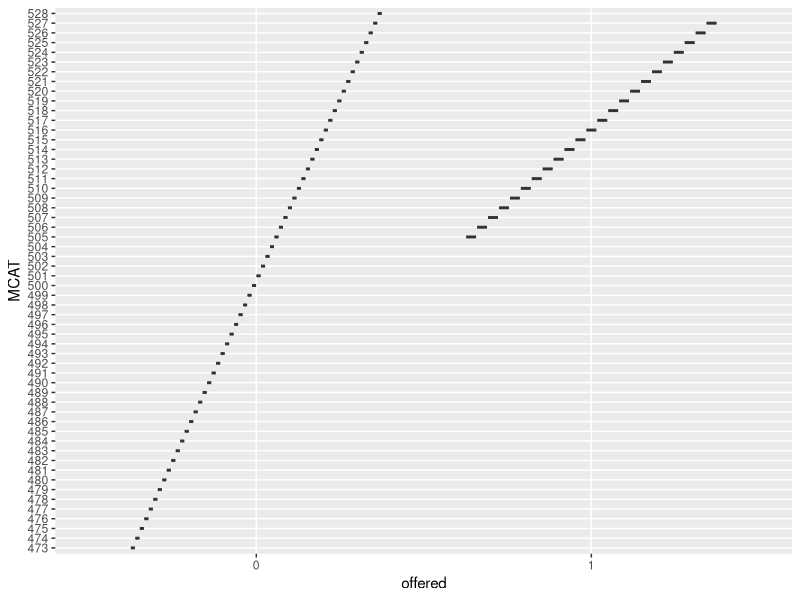
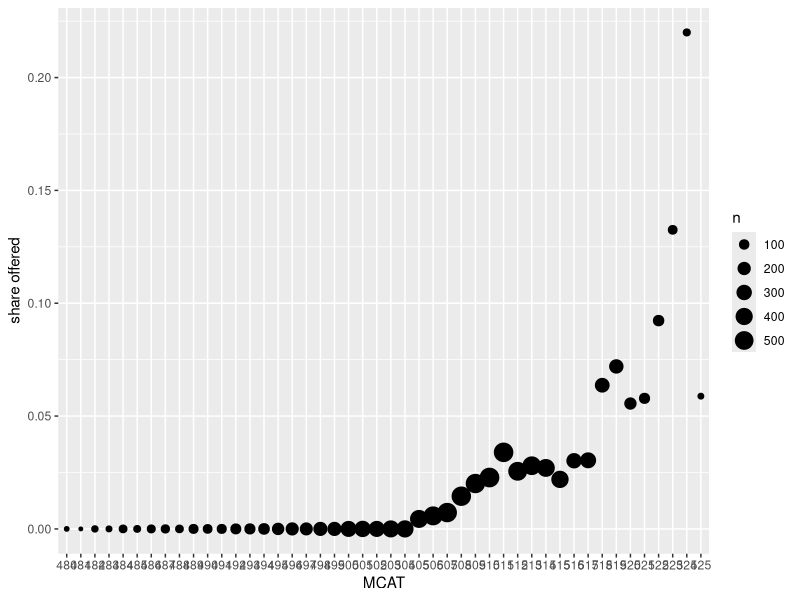

Generate these figures, in order, with R: (Note: this script raises an error after producing the figures.)
library(tidyverse)

apps <- read.csv("../data/dell_med_admissions.csv", fileEncoding = "UTF-8-BOM",
                 na.strings = c("", "[REDACTED]")) %>%
  filter(!is.na(Admissions_Status)) %>%
  transmute(cycle = Admissions_Cycle,
            status = trimws(Admissions_Status),
            sex = Gender,
            ethnicity = TMDSASEthnicity,
            mcat = MCAT2015,
            gpa_overall = Overall_GPA,
            gpa_undergrad = Urg_Overall,
            gpa_undergrad_sci = UrgSci_GPA,
            gpa_grad = Grad_GPA)

dim(apps)
head(apps)

xtabs(~ status, data = apps)

apps <- apps %>%
  filter(status != "Withdrew Application before Offer") %>%
  mutate(offered = ifelse(status %in% c("Offered Admissions and Matriculated",
                                        "Declined Offer of Admissions",
                                        "Withdrew Application after Acceptance"), 1, 0))

xtabs(~ status + offered, data = apps)
mean(apps$offered)

summary(apps$mcat)
summary(apps$gpa_undergrad)

apps <- apps %>% filter(mcat >= 472, gpa_undergrad > 0)
nrow(apps)

ggplot(apps, aes(x = factor(offered), y = mcat)) +
  geom_boxplot() +
  labs(x = "offered", y = "MCAT")

apps %>%
  group_by(mcat) %>%
  summarise(n = n(), rate = mean(offered)) %>%
  filter(n >= 20) %>%
  ggplot(aes(x = mcat, y = rate)) +
  geom_point(aes(size = n)) +
  labs(x = "MCAT", y = "share offered")

model1 <- glm(offered ~ mcat, data = apps, family = binomial)
summary(model1)

exp(coef(model1))
exp(5 * coef(model1)["mcat"])

predict(model1, data.frame(mcat = c(505, 510, 515, 520, 525)), type = "response")

grid <- data.frame(mcat = seq(min(apps$mcat), max(apps$mcat), by = 0.5))
grid$p <- predict(model1, grid, type = "response")
ggplot(apps, aes(x = mcat, y = offered)) +
  geom_jitter(height = 0.03, width = 0.3, alpha = 0.1) +
  geom_line(data = grid, aes(x = mcat, y = p), colour = "red", linewidth = 1) +
  labs(x = "MCAT", y = "P(offered)")

phat1 <- predict(model1, type = "response")
pred1 <- ifelse(phat1 >= 0.5, 1, 0)
mean(pred1 == apps$offered)
mean(apps$offered == 0)
xtabs(~ pred1 + apps$offered)

pred1b <- ifelse(phat1 >= 0.05, 1, 0)
mean(pred1b == apps$offered)
xtabs(~ pred1b + apps$offered)
xtabs(~ pred1b + apps$offered) %>% prop.table(2)

model2 <- glm(offered ~ mcat + gpa_undergrad + gpa_undergrad_sci,
              data = apps, family = binomial)
summary(model2)
exp(0.1 * coef(model2)[c("gpa_undergrad", "gpa_undergrad_sci")])
cor(apps$gpa_undergrad, apps$gpa_undergrad_sci)

apps <- apps %>%
  filter(!is.na(ethnicity), ethnicity != "International", sex %in% c("Female", "Male")) %>%
  mutate(ethnicity = relevel(factor(ethnicity), ref = "White/Caucasian"),
         cycle = factor(cycle))

xtabs(~ ethnicity + offered, data = apps) %>% prop.table(1)
xtabs(~ sex + offered, data = apps) %>% prop.table(1)

model3 <- glm(offered ~ mcat + gpa_undergrad + sex + ethnicity + cycle,
              data = apps, family = binomial)
summary(model3)
exp(coef(model3))

model3b <- glm(offered ~ mcat + gpa_undergrad + sex + cycle,
               data = apps, family = binomial)
anova(model3b, model3, test = "Chisq")

applicant <- expand.grid(mcat = 512, gpa_undergrad = 3.8, sex = "Female",
                         cycle = "2022", ethnicity = levels(apps$ethnicity))
applicant$p <- predict(model3, applicant, type = "response")
applicant

applicant2 <- expand.grid(mcat = c(505, 512, 520), gpa_undergrad = 3.8, sex = "Female",
                          cycle = "2022", ethnicity = c("White/Caucasian", "Hispanic"))
applicant2$p <- predict(model3, applicant2, type = "response")
applicant2
